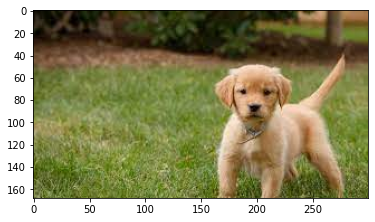
#> input picture day85/puppy.png, 375 x 222 px
$ python main.py
#> lines starting #> are read from the running program, lines starting #| are printed output that depends on the picture
# text Watermark

from PIL import Image
from PIL import ImageFont
from PIL import ImageDraw
import os
import matplotlib.pyplot as plt

script_dir = os.path.dirname(__file__)

image = Image.open(f"{script_dir}/puppy.png")
#> image is the input picture: PIL image 375x222 RGBA; mean R, G, B, A 145.5, 142.8, 104.1, 196

# this open the photo viewer
image.show()
plt.imshow(image)

watermark_image = image.copy()

draw = ImageDraw.Draw(watermark_image)

w, h = image.size
#> w = 375; h = 222
x, y = int(w / 2), int(h / 2)
#> x = 187; y = 111
if x > y:
  font_size = y
#> font_size = 111
elif y > x:
  font_size = x
else:
  font_size = x

font = ImageFont.truetype("arial.ttf", int(font_size/6))

# add watermark
draw.text((x, y), "puppy", fill=(0, 0, 0), font=font, anchor='ms')
plt.subplot(1, 2, 1)
plt.title("black text")
plt.imshow(watermark_image)
watermark_image.save(f"{script_dir}/puppy-black", format="PNG")
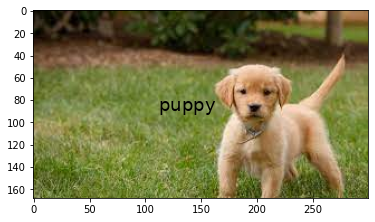
#> saved as puppy-black: PIL image 375x222 RGBA; mean R, G, B, A 145.1, 142.4, 103.8, 196; transparent parts drawn white

# add watermark
draw.text((x, y), "puppy", fill=(255, 255, 255), font=font, anchor='ms')
plt.subplot(1, 2, 2)
plt.title("white text")
plt.imshow(watermark_image)
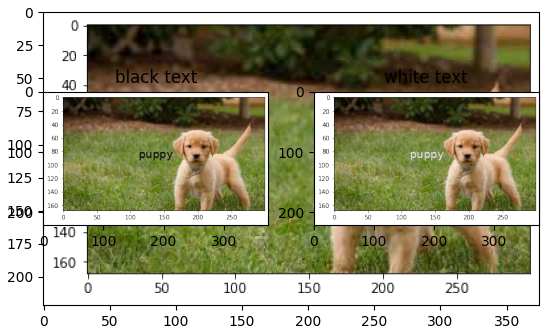
#> figure drawn by matplotlib, 3 panels
